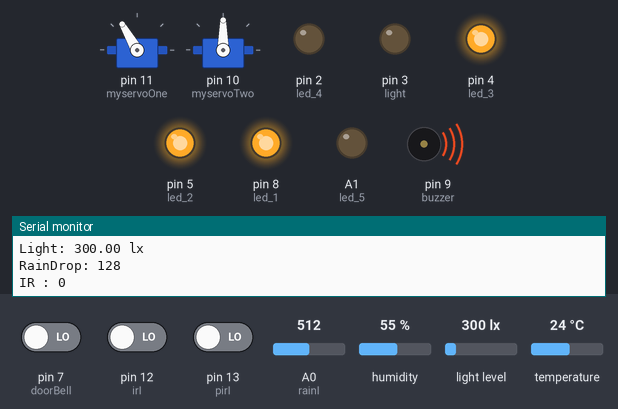
Bench run of a sketch on a simulated Arduino Uno, built with avr-gcc and run on an emulated ATmega328P. Parts: 2 × servo, output pins drawn as LEDs (lit = HIGH), buzzer (waves = sounding), the last lines printed to the serial monitor. The test bench sets the inputs (shaded band); at power-on: pin 13 (pirI) LOW, pin 7 (doorBell) LOW, light level 300 lx, temperature 24 °C, A0 (rainI) = 512, pin 12 (irI) LOW, humidity 55 %.

Above: at 2.3 s.
2.4 s: pin 13 (pirI) driven HIGH
At 4.2 s:
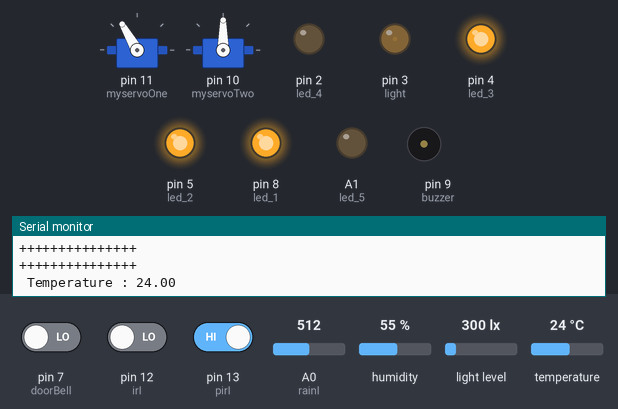
5.1 s: pin 7 (doorBell) driven HIGH
At 5.7 s:
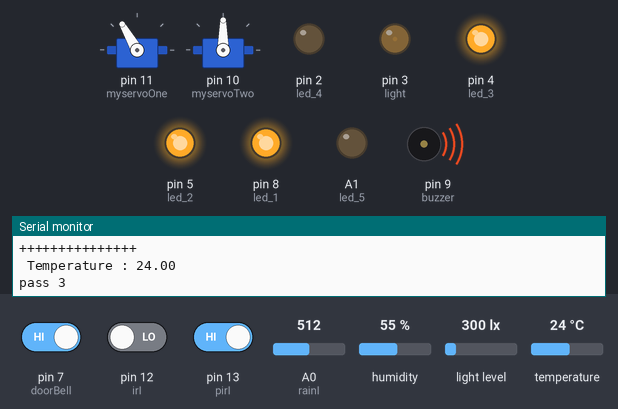
13.0 s: light level set to 33 lx
20.9 s: light level set to 28 lx
At 24.0 s:
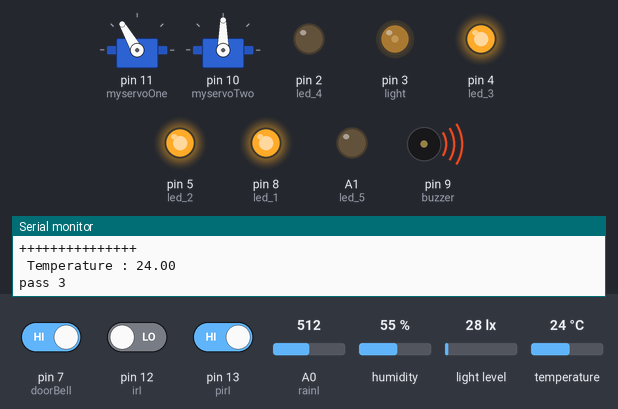
28.8 s: temperature set to 12 °C
At 32.0 s:
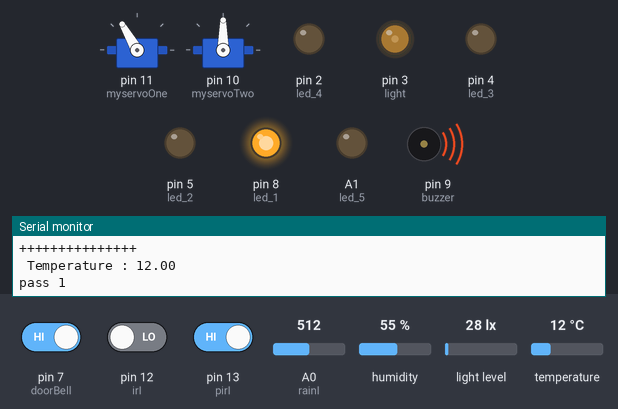
36.7 s: A0 (rainI) set to 965
40.3 s: A0 (rainI) set to 993
At 42.2 s:
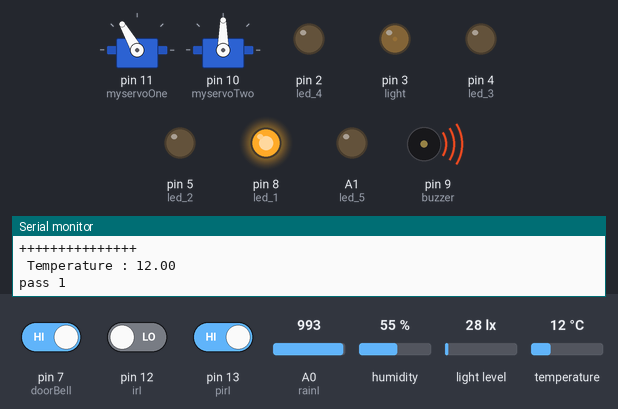
Timing chart, 0 to 48.9 s (numbered marks = the images above; inputs shaded):
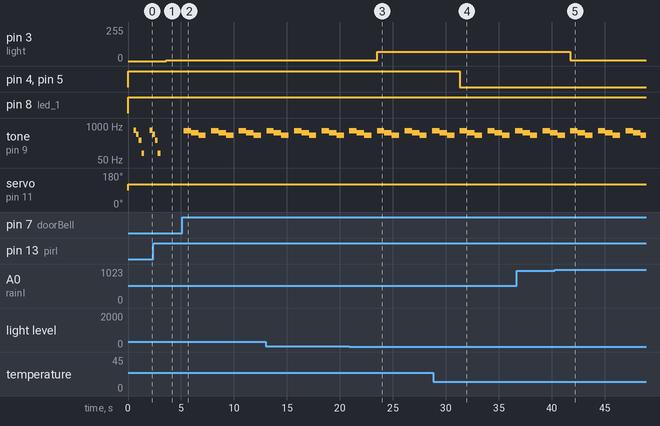

Measured:
- the behaviour switches between 31 and 30 lx on light level (found by bisection; images 2 and 3)
- the behaviour switches between 982 and 983 on A0 (rainI) (found by bisection; images 4 and 5)
- after the input at 2.4 s, pin 3 (light): 0/255 → 5/255 after 1.2 s; tone on pin 9 (buzzer): goes on until 3.1 s, then stays silent
- after the input at 5.1 s, tone on pin 9 (buzzer): silent → 660 Hz after 0.16 s, then repeats every 2.6 s: 550 Hz 0.70 s, 440 Hz 0.70 s, silent 0.51 s, 660 Hz 0.70 s
- after the input at 20.9 s, pin 3 (light): 5/255 → 69/255 after 2.6 s
- after the input at 28.8 s, pin 4 (led_3), pin 5 (led_2): HIGH → LOW after 2.5 s
- after the input at 40.3 s, pin 3 (light): 69/255 → 5/255 after 1.5 s
- by itself, tone on pin 9 (buzzer): plays 690 Hz for 0.25 s, 490 Hz for 0.25 s, 290 Hz for 0.25 s, 90 Hz for 0.25 s, 690 Hz for 0.25 s, 490 Hz for 0.08 s

The sketch:

homeAutomationSystem.ino
```cpp
//++++++++++++++++++++++++++++++++++++++++++++++//
// Home Automation System Mistula|Recio 09/2023 //
//++++++++++++++++++++++++++++++++++++++++++++++//

//Libraries
#include <DHT22.h>
#include <DHT.h>
#include <DHT_U.h>
#include <BH1750.h>
#include <Wire.h>
#include <Servo.h>

//PinSetup
Servo myservoOne;
Servo myservoTwo;
BH1750 GY30;
#define pirI 13
#define irI 12
#define buzzer 9
#define doorBell 7
#define DHTPIN 6
#define DHTTYPE DHT22
DHT dht(DHTPIN, DHTTYPE);
#define light 3
#define rainI A0

//lights for temperature
#define led_1 8
#define led_2 5
#define led_3 4
#define led_4 2
#define led_5 A1

//int
int pirVal = 0;
int rainVal = 0;
int serVal = 0;
int stopperClose = 0;
int stopperOpen = 0;
float humid = 0;
float temp = 0;


void setup() {
  Serial.begin(9600);
  Wire.begin();
  GY30.begin();
  dht.begin();
  myservoOne.attach(11);
  myservoTwo.attach(10);

  //pinMode
  pinMode(light, OUTPUT);
  pinMode(pirI, INPUT);
  pinMode(irI, INPUT);

  pinMode(led_1, OUTPUT);
  pinMode(led_2, OUTPUT);
  pinMode(led_3, OUTPUT);
  pinMode(led_4, OUTPUT);
  pinMode(led_5, OUTPUT);
}

void loop() {
  Serial.println("+++++++++++++++");

  //Humidity and Temperature value
  temp = dht.readTemperature();
  Serial.print(" Temperature : ");
  Serial.println(temp);

  tempLED(temp);


  //Doorbell(btn)
  int buttonState = digitalRead(doorBell);
  if (buttonState == 1) {
    tone(buzzer, 660);
    delay(700);
    tone(buzzer, 550);
    delay(700);
    tone(buzzer, 440);
    delay(700);
    noTone(buzzer);
    noTone(buzzer);
  } else {
    noTone(buzzer);
    Serial.println(buttonState);
  }

  //light sensor
  float lux = GY30.readLightLevel();
  Serial.println((String) "Light: " + lux + " lx");

  //rainDrop value
  rainVal = readSensor();
  Serial.print("RainDrop: ");
  Serial.println(rainVal);


  //IR value
  int irVal = digitalRead(irI);
  Serial.print("IR : ");
  Serial.println(irVal);


  //IR && Servo controller
  if (irVal == 1) {
    myservoOne.write(10);
    myservoTwo.attach(10);

    //360 servo stopper (close)
    if (stopperClose == 1) {  // prevents the servo from looping
      myservoTwo.write(145);
      stopperClose = 0;
    } else {
      myservoTwo.detach();
    }

    stopperOpen = 1;

    delay(1000);
  } else {
    myservoTwo.attach(10);

    //360 servo stopper (open)
    if (stopperOpen == 1) {  //prevents the servo from looping
      myservoTwo.write(0);
      stopperOpen = 0;
    } else {
      myservoTwo.detach();
    }
    myservoOne.write(120);

    delay(500);
    stopperClose = 1;
    myservoTwo.detach();
  }

  //PiR value
  pirVal = digitalRead(pirI);

  //PiR Function (Lights == HIGH(on) if(User = True) else(lights off))
  if (pirVal == HIGH) {
    if ((lux < 30) && (rainVal > 10)) {
      analogWrite(light, 69);
    } else {
      analogWrite(light, 5);
    }
  } else if (pirVal == LOW) {
    if (rainVal > 10) {
      tone(buzzer, 690);
      delay(250);
      tone(buzzer, 490);
      delay(250);
      tone(buzzer, 290);
      delay(250);
      tone(buzzer, 90);
      delay(250);
    } else {
      noTone(buzzer);
    }
    noTone(buzzer);
    digitalWrite(light, LOW);
  } else {
    noTone(buzzer);
    digitalWrite(light, LOW);
  }

  Serial.println("+++++++++++++++");
}
//RainSensor Value
int readSensor() {
  int sensorValue = analogRead(rainI);
  int outputValue = map(sensorValue, 0, 1023, 255, 0);
  return outputValue;
}

float tempLED(float temp) {
  //>18 | 22 |26 |30 | 34
  if (temp <= 18) {
    digitalWrite(led_1, HIGH);
    digitalWrite(led_2, LOW);
    digitalWrite(led_3, LOW);
    digitalWrite(led_4, LOW);
    digitalWrite(led_5, LOW);
    Serial.println("pass 1");
  } else if (temp <= 22) {
    digitalWrite(led_1, HIGH);
    digitalWrite(led_2, HIGH);
    digitalWrite(led_3, LOW);
    digitalWrite(led_4, LOW);
    digitalWrite(led_5, LOW);
    Serial.println("pass 2");
  } else if (temp <= 26) {
    digitalWrite(led_1, HIGH);
    digitalWrite(led_2, HIGH);
    digitalWrite(led_3, HIGH);
    digitalWrite(led_4, LOW);
    digitalWrite(led_5, LOW);
    Serial.println("pass 3");
  } else if (temp <= 30) {
    digitalWrite(led_1, HIGH);
    digitalWrite(led_2, HIGH);
    digitalWrite(led_3, HIGH);
    digitalWrite(led_4, HIGH);
    digitalWrite(led_5, LOW);
    Serial.println("pass 4");
  } else if (temp <= 34) {
    digitalWrite(led_1, HIGH);
    digitalWrite(led_2, HIGH);
    digitalWrite(led_3, HIGH);
    digitalWrite(led_4, HIGH);
    digitalWrite(led_5, HIGH);
    Serial.println("pass 5");
  }
}
```
